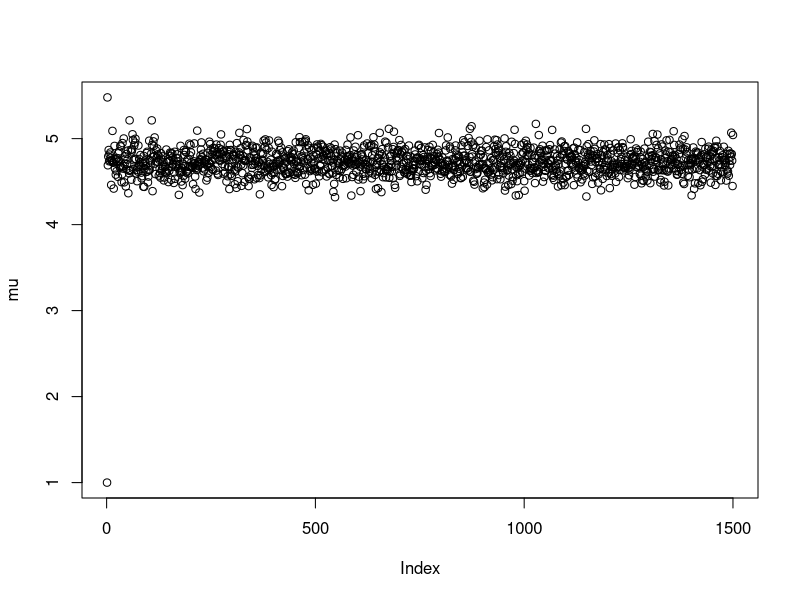
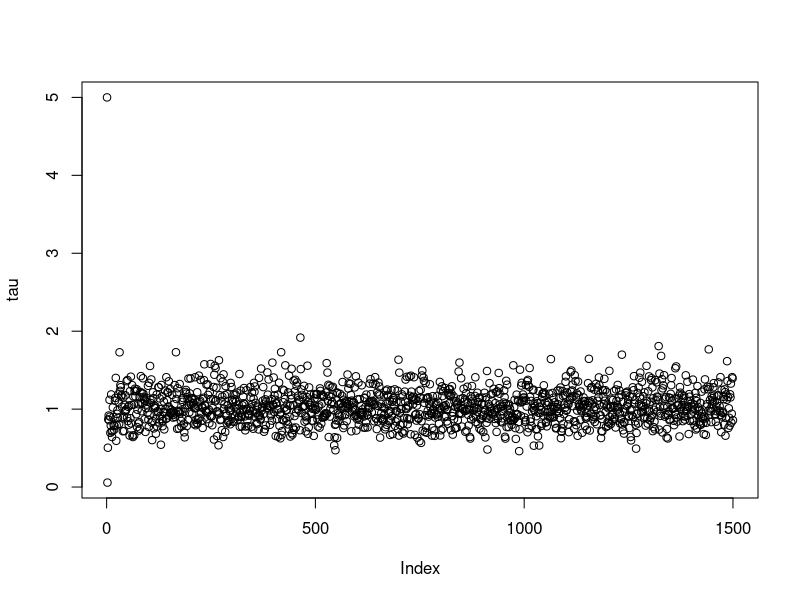

Generate these figures, in order, with R:
# 1. MODEL SAMPLING----------------------
# Y_i ~ N(mu, sigma2)


n <- 50
y <- rnorm(n,5,sd=1)

# Prior distributions: mu ~ N(0, 10^2), tau ~ gamma((alpha)shape=0.01, rate=0.01)

mu_0 <- 0; tau_0 <- 1/100; alpha <- 0.01; beta <- 0.01

# Complete conditional densities
#  1. (mu| tau, y) ~ N( (tau_0 * mu_0 + tau * sum(y)) / (tau_0 + n * tau) ,
#  (tau_0 + n * tau) ) # aqui en forma de precisión
#  2. (tau|mu, t) ~ Gamma(alpha + n/2, beta + sum((y-mu)^2)/2)


# 2. GIBBS SAMPLING--------------------
mu <- c(); mu[1] <- 1
tau <- c(); tau[1] <- 5 # valores iniciales de los parámetros

iter <- 1500
for(i in 2 : iter){
  tau[i] <- rgamma(1, shape = alpha + n/2, rate = beta + sum((y-mu[i-1])^2)/2)
  mu[i] <- rnorm(1, (tau_0 * mu_0 + tau[i] * sum(y)) / (tau_0 + n * tau[i]), 
                 sd = 1/sqrt(tau_0 + n * tau[i]))
}


plot(mu)
plot(tau)
